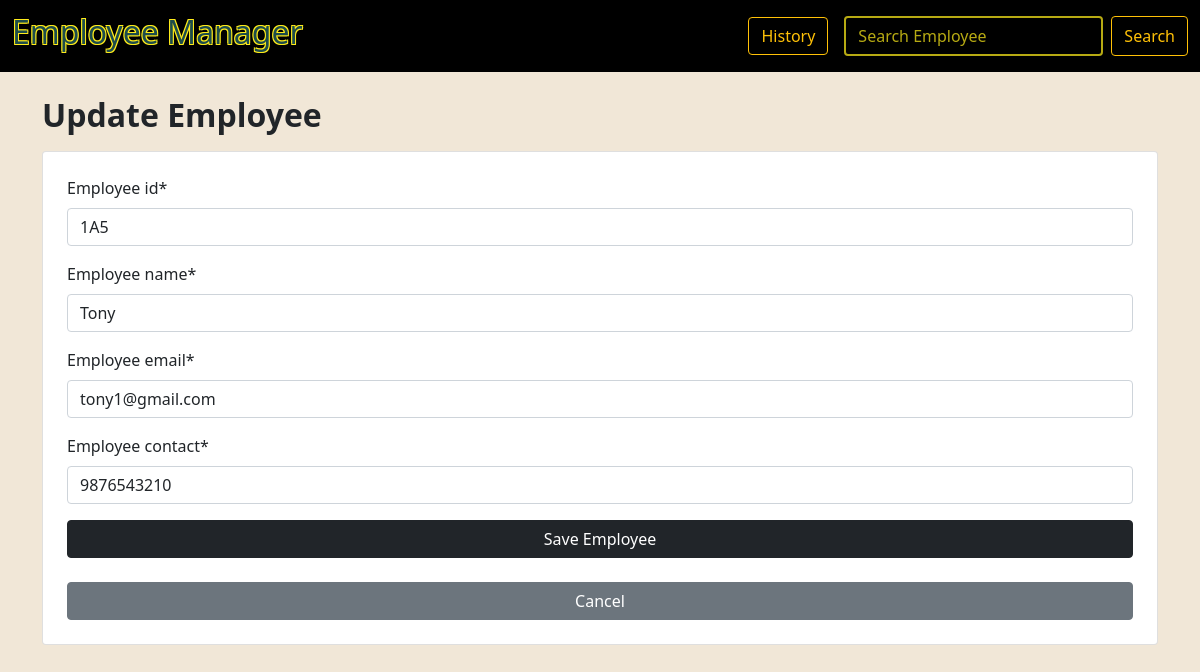
The app's page /update/6 with its own data.
### employee/models.py (models this page shows, shortened)
class Employee(models.Model):
    employee_id = models.CharField(max_length=50)
    employee_name = models.CharField(max_length=100)
    employee_email = models.EmailField()
    employee_contact = models.CharField(max_length=50)
    created_at = models.DateTimeField(auto_now_add=True)  # New field

### employee/views.py (the view)
# urls.py: path('update/<int:pk>',update_employee,name='update'),
def update_employee(request,pk):
    employee=Employee.objects.get(id=pk)
    if request.method=='POST':
        form=EmployeeForm(request.POST,instance=employee)
        if form.is_valid():
            form.save()
            return redirect('list')
    else:
        form=EmployeeForm(instance=employee)
    return render(request,'update.html',{'form':form})

### employee/forms.py
class EmployeeForm(forms.ModelForm):
    class  Meta:
        model = Employee
        fields ='__all__'

### employee/templates/update.html (shortened to what this page needs)
{% extends "base.html" %}
{%block content%}
{%load crispy_forms_tags%}
<h2 class="fw-bold mb-3">Update Employee</h2>
<form method="POST" class="form-group  card p-4">
    {{form| crispy}}
<button type="submit" class="btn btn-dark">Save Employee</button><br>
<a href="{% url 'list'%}" class="btn btn-secondary">Cancel</a>
</form>
{%endblock%}

### records on screen
Employee: employee_id "1A5", employee_name "Tony", employee_email "tony1@gmail.com", employee_contact "9876543210"
